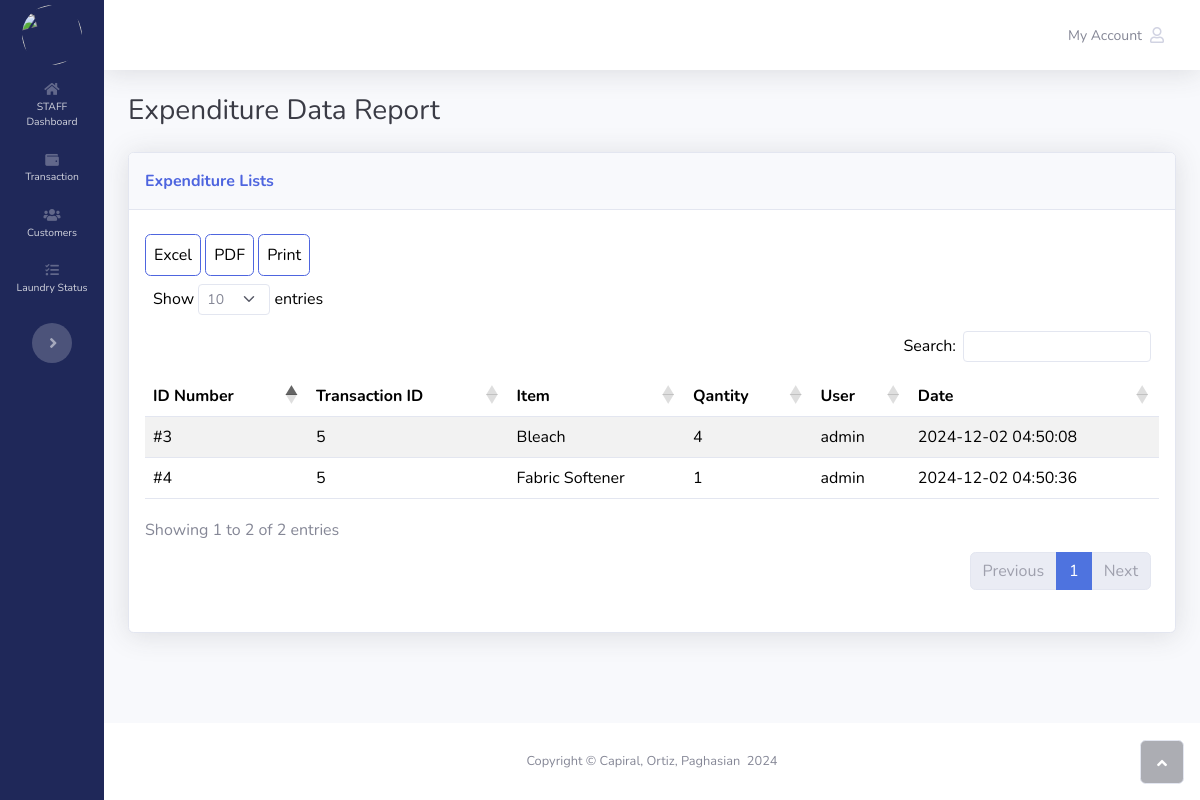
/expedinture.php (signed in), run on the app's committed database.
### tables this page shows
CREATE TABLE `expenditures` (
  `id` int(11) NOT NULL,
  `user_id` int(11) DEFAULT NULL,
  `item_id` int(11) DEFAULT NULL,
  `transaction_id` int(11) DEFAULT NULL,
  `qty` int(11) DEFAULT NULL,
  `created_at` datetime DEFAULT current_timestamp()
);

CREATE TABLE `items` (
  `id` int(11) NOT NULL,
  `name` varchar(255) DEFAULT NULL,
  `unit` varchar(255) DEFAULT NULL,
  `stock` int(11) DEFAULT NULL,
  `created_at` datetime DEFAULT current_timestamp()
);

CREATE TABLE `users` (
  `id` int(11) NOT NULL,
  `username` varchar(255) DEFAULT NULL,
  `password` varchar(255) DEFAULT NULL,
  `level` varchar(255) DEFAULT NULL,
  `created_at` datetime DEFAULT current_timestamp()
);

### functions/views/expenditure.php (the view, shortened to what this page needs)
<?php
include_once 'functions/connection.php';
$sql = 'SELECT e.id, e.qty, e.transaction_id, e.created_at, i.name, u.username
        FROM expenditures e
        JOIN items i ON e.item_id = i.id
        JOIN users u ON e.user_id = u.id
        JOIN transactions t ON e.transaction_id = t.id
        WHERE t.status = "completed";';
$stmt = $db->prepare($sql);
$stmt->execute();
$results = $stmt->fetchAll();
foreach ($results as $row) {
    ?>
        <tr>
            <td>#<?php echo $row['id']; ?></td>
            <td><?php echo $row['transaction_id']; ?></td>
            <td><?php echo $row['name']; ?></td>
            <td><?php echo $row['qty']; ?></td>
            <td><?php echo $row['username']; ?></td>
            <td><?php echo $row['created_at']; ?></td>
    </tr>
<?php
}

### assets/css/bs-theme-overrides.css (style rules this page uses)
:root, [data-bs-theme=light] { --bs-primary: #4e65df; --bs-primary-rgb: 78,101,223; --bs-primary-text-emphasis: #1F2859; --bs-primary-bg-subtle: #DCE0F9; --bs-primary-border-subtle: #B8C1F2; }

### data on the page
expenditures: id "3", transaction "5", item.name "Bleach", qty "4", user.username "admin", created_at "2024-12-02 04:50:08"
expenditures: id "4", transaction "5", item.name "Fabric Softener", qty "1", user.username "admin", created_at "2024-12-02 04:50:36"
